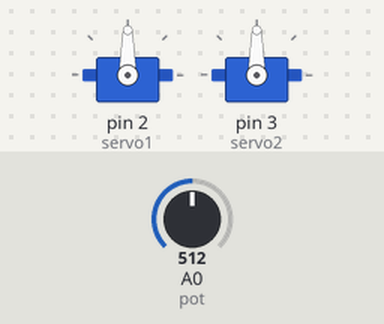
Bench run of a sketch on a simulated Arduino Uno, built with avr-gcc and run on an emulated ATmega328P. Shown: 2 × servo. The inputs (shaded band) are chosen by the test bench; at power-on: A0 (pot) = 512.

Above: at 2.8 s.
2.9 s: A0 (pot) set to 716
At 4.7 s:
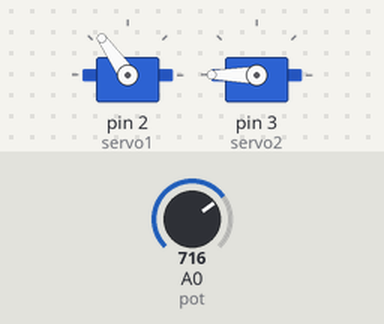
8.9 s: A0 (pot) set to 900
At 10.5 s:
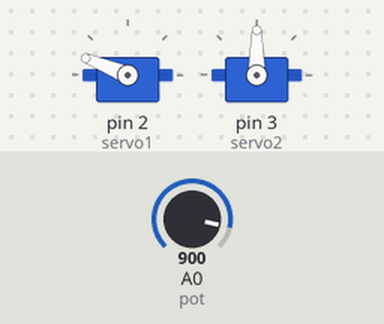
14.9 s: A0 (pot) set to 1023
At 16.3 s:
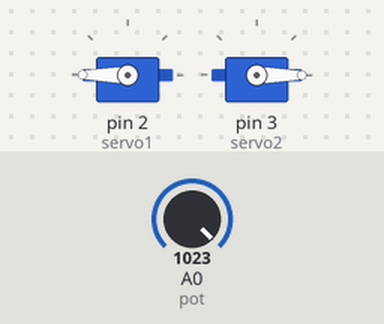
20.9 s: A0 (pot) set to 306
At 23.3 s:
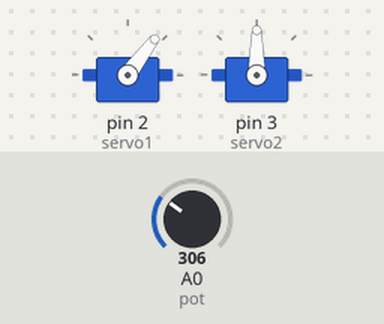
26.9 s: A0 (pot) set to 122
At 29.1 s:
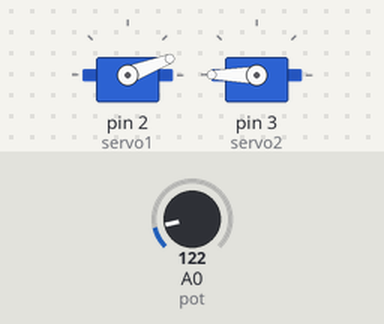
Timing chart, 0 to 33.5 s (numbered marks = the images above; inputs shaded):
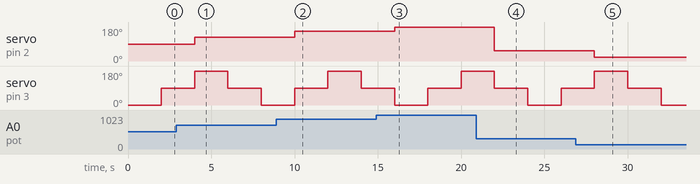

The sketch:

servoTeste.ino
```cpp
#include <Servo.h>

#define pot A0


Servo servo1, servo2;
int angS1;  //Angulo do servo 1


void setup() {
  servo1.attach(2); //Relaciona a porta ao servo;
  servo2.attach(3);
  angS1 = 0;
  servo1.write(angS1);  //Posiciona o servo no angulo definido
  servo2.write(angS1);
  pinMode(pot, INPUT);

}

void loop() {
  angS1 = map(analogRead(pot), 0, 1023, 0, 180);
  servo1.write(angS1);
  servo2.write(0);
  delay(2000);

  angS1 = map(analogRead(pot), 0, 1023, 0, 180);
  servo1.write(angS1);
  servo2.write(90);
  delay(2000);

  angS1 = map(analogRead(pot), 0, 1023, 0, 180);
  servo1.write(angS1);
  servo2.write(180);
  delay(2000);

  angS1 = map(analogRead(pot), 0, 1023, 0, 180);
  servo1.write(angS1);
  servo2.write(90);
  delay(2000);

}
```

Measured:
- after the input at 2.9 s, servo on pin 2 (servo1): 90° → 125° after 1.1 s
- after the input at 8.9 s, servo on pin 2 (servo1): 125° → 158° after 1.1 s
- after the input at 14.9 s, servo on pin 2 (servo1): 158° → 180° after 1.1 s
- after the input at 20.9 s, servo on pin 2 (servo1): 180° → 53° after 1.1 s
- after the input at 26.9 s, servo on pin 2 (servo1): 53° → 21° after 1.1 s
